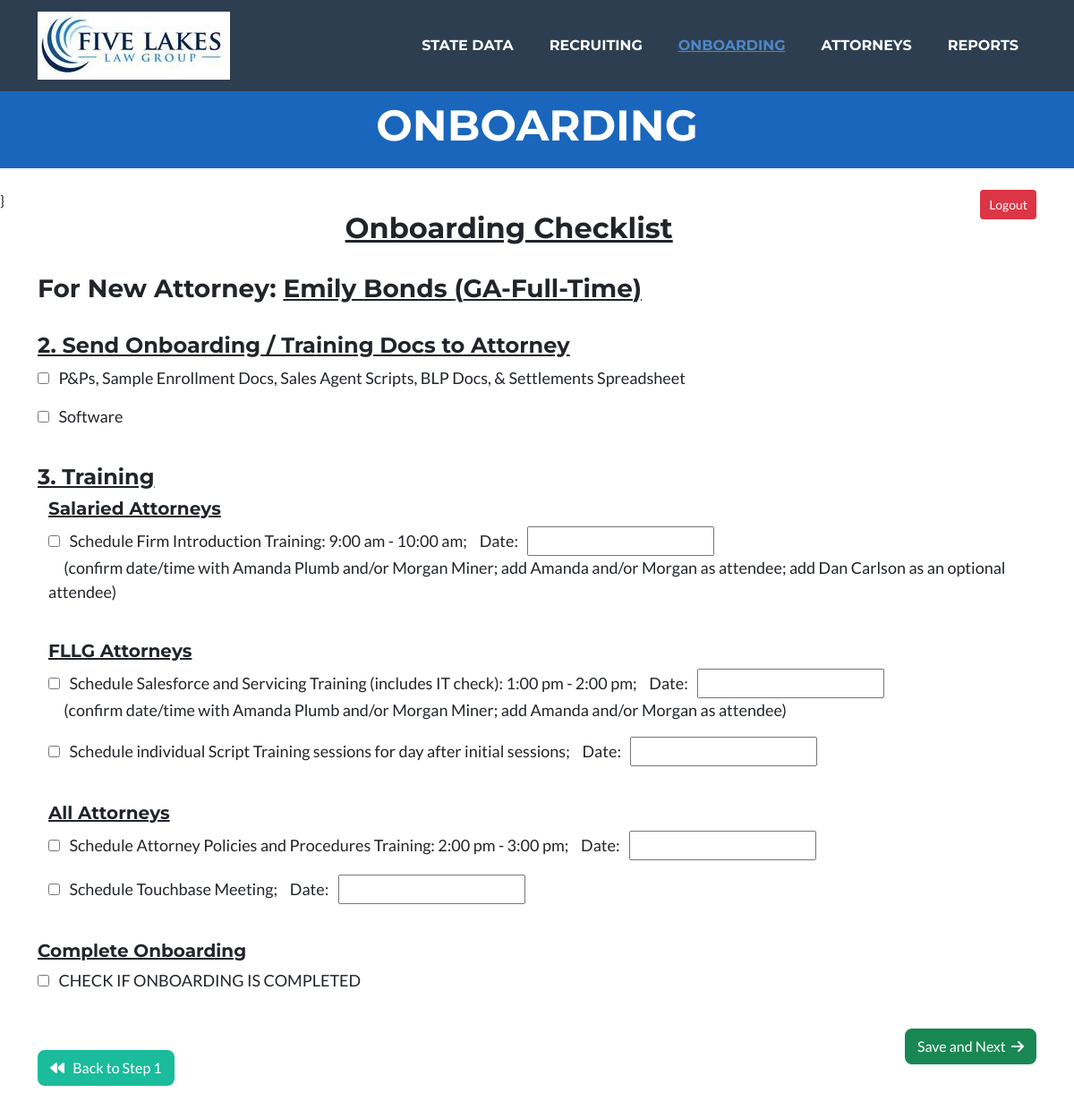
Screenshot of /onboarding/onboarding_detail2/27/ (signed in) with the database file from the repository.
### attorneys/models.py (models this page shows, shortened)
class Employee(models.Model):
    class Meta:
        verbose_name = "Employee"
        verbose_name_plural = "Employees"
    states = State.objects.order_by('state_abbrev')
    STATE_CHOICES = []
    for state in states:
        each_state = (state.state_abbrev, state.state_abbrev)
        STATE_CHOICES.append(each_state)
    states_list = State.objects.all().order_by('manager')
    temp_list = []
    for state in states_list:
        temp_list.append(state.manager)
    manager_list = list(OrderedDict.fromkeys(temp_list))
    MANAGER_OPTIONS = []
    for manager in manager_list:
        each_manager = (manager, manager)
        MANAGER_OPTIONS.append(each_manager)
    EMPLOYMENT_OPTIONS = [
        ('Full-Time', 'Full-Time'),
        ('Part-Time', 'Part-Time'),
        ('Of Counsel', 'Of Counsel'),
        ('Floater', 'Floater'),
    ]
    SOURCE_OPTIONS = [
        ('Indeed', 'Indeed'),
        ('Linked In', 'Linked In'),
        ('Recruiter', 'Recruiter'),
        ('Employee Referral', 'Employee Referral'),
    ]
    FIRM_OPTIONS = [
        ('Huron Law Group', 'Huron Law Group'),
        ('Five Lakes Law Group', 'Five Lakes Law Group'),
    ]
    GENDER_CHOICES = [
        ('Male', 'Male'),
        ('Female', 'Female')
    ]
    STEP_CHOICES = [
        ('New Resume', 'New Resume'),
        ('Interview1', 'Interview1'),
        ('Interview2', 'Interview2'),
        ('Final', 'Final'),
        ('Open File', 'Open File')
    ]
    PRIORITY_CHOICES = [
        ('Critical', 'Critical'),
        ('High', 'High'),
        ('Medium', 'Medium'),
        ('Low', 'Low'),
    ]
    employee_id = models.BigAutoField("Employee ID", primary_key=True)
    is_active = models.BooleanField("Is Active", default=True, blank=True, null=True)
    state_abbrev = models.CharField("State", max_length=25,
        choices = STATE_CHOICES, blank=False, null=True)
    position = models.CharField("Position", max_length=25,
        choices = EMPLOYMENT_OPTIONS, blank=True, null=False, default="Full-Time")
    salary = models.CharField("Salary", max_length=10, default = "80,000", blank=False, null=False)
    manager = models.CharField("Manager", max_length=50,
        choices = MANAGER_OPTIONS, blank=True, null=False, default="")
    gender = models.CharField("Gender", max_length=10,
        choices = GENDER_CHOICES, blank=False, null=True)
    first_name = models.CharField("First Name", max_length=25, blank=False, null=False)
    middle_name = models.CharField("Middle Name", max_length=25, blank=True, null=False)
    last_name = models.CharField("Last Name", max_length=25, blank=False, null=False)
    phone = models.CharField("Phone Number", max_length=15, blank=True, null=True)
    email = models.EmailField("Email", max_length=254, blank=True, null=True)
    five_lakes_firm = models.BooleanField("Five Lakes Law Group", default=True)
    huron_firm = models.BooleanField("Huron Law Group", default=False)
    resume = models.FileField(upload_to='resumes/', blank=True, null=True)
    hire_date = models.DateField("Start Date", max_length=255, blank=True, null=True)
    start_date = models.DateField("Start Date", max_length=255, blank=True, null=True)
    onboarding_step = models.CharField("Last Name", max_length=50, blank=True, null=True)
    onboarding_complete = models.BooleanField("Onboarding Complete", default=False)
    priority = models.CharField("Criticality Level", max_length=10,
        choices = PRIORITY_CHOICES, default="Low", blank=False, null=True)
    prev_page = models.CharField("Last Name", max_length=100, blank=True, null=True)

### onboarding/models.py (models this page shows, shortened)
class Onboarding_Detail_Model(models.Model):
    class Meta:
        verbose_name = "Onboarding Detail"
        verbose_name_plural = "Onboarding Detail"
    MANAGER_OPTIONS  = get_managers
    employee_id = models.OneToOneField(Employee, on_delete=models.CASCADE)
    add_attorney_more = models.BooleanField("Add additional employee data", default=False)
    pause_job = models.BooleanField("Pause job posting; review and save pending resumes (if needed)", default=False)
    send_onboarding_email = models.BooleanField("Send onboarding email to: ", default=False)
    add_to_spreadsheet = models.BooleanField("Add to spreadsheet", default=False)
    send_spreadsheet = models.BooleanField("Send spreadsheet", default=False)
    save_license = models.BooleanField("Save bar license", default=False)
    save_offer_letter = models.BooleanField("Save Offer Letter", default=False)
    puzzle_form = models.BooleanField("Complete Puzzle HR Form", default=False)
    include_note = models.BooleanField("Include Note", default=False)
    attach_copy_letter = models.BooleanField("Attach copy of offer letter", default=False)
    employee_referral_form = models.BooleanField("Attach employee referral program form", default=False)
    return_ICA = models.BooleanField("Return fully executed ICAs to attorney", default=False)
    notify_Huron = models.BooleanField("Notify Laura Pina of new attorney start date", default=False)
    send_pp_docs = models.BooleanField("Send onboarding documents to attorney", default=False)
    send_software_docs = models.BooleanField("Send software documents to attorney", default=False)
    intro_training = models.BooleanField("Schedule firm introduction training", default=False)
    intro_training_date = models.DateField("Intro Training Date", max_length=25, blank=True, null=True)
    salesforce_training = models.BooleanField("Schedule Salesforce and Servicing Training", default=False)
    salesforce_training_date = models.DateField("Salesforce and Servicing Training Date", max_length=25, blank=True, null=True)
    script_training = models.BooleanField("Schedule Individual Script Training", default=False)
    script_training_date = models.DateField("Individual Script Training Date", max_length=25, blank=True, null=True)
    attorney_pp_training = models.BooleanField("Schedule Attorney Policies and Procedures Training", default=False)
    attorney_pp_date = models.DateField("Individual Script Training Date", max_length=25, blank=True, null=True)
    touchbase_meeting = models.BooleanField("Schedule Touch Base Meeting", default=False)
    touchbase_date = models.DateField("Touch Base Date", max_length=25, blank=True, null=True)
    onboarding_completed = models.BooleanField("Save Bar License", default=False)

### onboarding/views.py (the view)
# urls.py: path('onboarding_detail2/<pk>/', views.onboarding_detail2, name="onboarding_detail2"),
@login_required(login_url=reverse_lazy('login'))
def onboarding_detail2(request, pk=None):
    context = {'title': 'Onboarding'}
    employee = Employee.objects.get(employee_id=pk)
    context.update({'employee': employee})
    onboarding_checklist = Onboarding_Detail_Model.objects.get_or_create(employee_id_id=pk)
    if request.method == "POST":
        form = Onboarding_Form2(request.POST, instance=onboarding_checklist[0])
        if form.is_valid():
            obj = form.save(commit=False)
            obj.employee_id_id = pk
            if obj.send_pp_docs and obj.send_software_docs:
                employee.onboarding_step = "Schedule Training"
            elif obj.send_onboarding_email and (obj.puzzle_form or obj.return_ICA or obj.notify_Huron):
                employee.onboarding_step = "Send Onboarding / Training Docs"
            else:
                employee.onboarding_step = "Administrative Tasks"
            obj.save()
            if obj.onboarding_completed:
                employee.onboarding_complete = True
                employee.save()
                return HttpResponseRedirect(reverse_lazy('attorneys'))
            employee.save()
            return HttpResponseRedirect(reverse_lazy('onboarding'))
        else:
            print(form.errors)
            return HttpResponseRedirect(reverse_lazy('onboarding_detail', kwargs={'pk': pk}), context)
    else:
        if onboarding_checklist[1]:
            onboarding_form = Onboarding_Form()
        else:
            onboarding_form = Onboarding_Form2(instance=onboarding_checklist[0])
        context.update({'onboarding_form': onboarding_form})
        onboarding_email = "mailto:attorneyonboarding@huronlawgroup.com"
        context.update({'onboarding_email': onboarding_email})
        return render(request, 'templates/onboarding/onboarding_detail2.html', context)

### onboarding/forms.py
class Onboarding_Form2(ModelForm):
    class Meta:
        model = Onboarding_Detail_Model
        fields = ['send_pp_docs', 'send_software_docs', 'intro_training',
                  'intro_training_date', 'salesforce_training', 'salesforce_training_date',
                  'script_training', 'script_training_date', 'attorney_pp_training', 'attorney_pp_date',
                  'touchbase_meeting', 'touchbase_date', 'onboarding_completed',]

### FiveLakes/templates/onboarding/onboarding_detail2.html (shortened to what this page needs)
{% extends 'templates/index.html' %}
{% load crispy_forms_tags %}
{% load static %}
{% block menu %}
<div class="collapse navbar-collapse" id="navbarResponsive">
    <ul class="navbar-nav ms-auto">
        <li class="nav-item mx-0 mx-lg-1"><a class="nav-link py-3 px-0 px-lg-3 rounded" href="{% url 'states' %}">State Data</a></li>
        <li class="nav-item mx-0 mx-lg-1"><a class="nav-link py-3 px-0 px-lg-3 rounded" href="{% url 'recruiting' %}">Recruiting</a></li>
        <li class="nav-item mx-0 mx-lg-1"><a class="nav-link py-3 px-0 px-lg-3 rounded active" href="{% url 'onboarding' %}">Onboarding</a></li>
        <li class="nav-item mx-0 mx-lg-1"><a class="nav-link py-3 px-0 px-lg-3 rounded" href="{% url 'attorneys' %}">Attorneys</a></li>
        <li class="nav-item mx-0 mx-lg-1"><a class="nav-link py-3 px-0 px-lg-3 rounded" href="#reports">Reports</a></li>
    </ul>
</div>
{% endblock menu %}
{% block header %}
<header class="masthead bg-primary text-white text-center">
    <div class="container d-flex align-items-center flex-column">
        <h4 class="masthead-heading text-uppercase mb-0">Onboarding</h4>
    </div>
</header>
{% endblock header %}
{% block content %}}
    <div class="container">
        <h2 class="text-center"><u>Onboarding Checklist</u></h2>
        <br>
        <h3>For New Attorney: <u>{{ employee.first_name }} {{  employee.last_name }} ({{ employee.state_abbrev }}-{{ employee.position }})</u></h3>
    <br>
        <form method="post" enctype="multipart/form-data">
            <h4><u>2.  Send Onboarding / Training Docs to Attorney</u></h4>
            <div class="form-selection">
                <p style="font-size: large">{{ onboarding_form.send_pp_docs }}&nbsp;&nbsp;&nbsp;P&Ps, Sample Enrollment Docs, Sales Agent Scripts, BLP Docs, & Settlements Spreadsheet</p>
                <p style="font-size: large">{{ onboarding_form.send_software_docs }}&nbsp;&nbsp;&nbsp;Software</p>
            <br>
                <h4><u>3.  Training</u></h4>
                <div class="container">
                    <h5><u>     Salaried Attorneys</u></h5>
                    <p style="font-size: large">{{ onboarding_form.intro_training }}&nbsp;&nbsp;&nbsp;Schedule Firm Introduction Training: 9:00 am - 10:00 am;
                        &nbsp;&nbsp;&nbsp;Date: &nbsp;&nbsp;{{ onboarding_form.intro_training_date }}<br>
                        &nbsp;&nbsp;&nbsp;&nbsp;&nbsp;(confirm date/time with Amanda Plumb and/or Morgan Miner; add Amanda and/or Morgan as attendee; add Dan Carlson as an optional attendee)</p>
                    <br>
                    <h5><u>     FLLG Attorneys</u></h5>
                    <p style="font-size: large">{{ onboarding_form.salesforce_training }}&nbsp;&nbsp;&nbsp;Schedule Salesforce and Servicing Training (includes IT check): 1:00 pm - 2:00 pm;
                        &nbsp;&nbsp;&nbsp;Date: &nbsp;&nbsp;{{ onboarding_form.salesforce_training_date }}<br>
                        &nbsp;&nbsp;&nbsp;&nbsp;&nbsp;(confirm date/time with Amanda Plumb and/or Morgan Miner; add Amanda and/or Morgan as attendee)</p>
                    <p style="font-size: large">{{ onboarding_form.script_training }}&nbsp;&nbsp;&nbsp;Schedule individual Script Training sessions for day after initial sessions;
                        &nbsp;&nbsp;&nbsp;Date: &nbsp;&nbsp;{{ onboarding_form.salesforce_training_date }}</p>
                    <br>
                    <h5><u>     All Attorneys</u></h5>
                    <p style="font-size: large">{{ onboarding_form.attorney_pp_training }}&nbsp;&nbsp;&nbsp;Schedule Attorney Policies and Procedures Training: 2:00 pm - 3:00 pm;
                        &nbsp;&nbsp;&nbsp;Date: &nbsp;&nbsp;{{ onboarding_form.attorney_pp_date }}</p>
                    <p style="font-size: large">{{ onboarding_form.touchbase_meeting }}&nbsp;&nbsp;&nbsp;Schedule Touchbase Meeting;
                        &nbsp;&nbsp;&nbsp;Date: &nbsp;&nbsp;{{ onboarding_form.touchbase_date }}</p>
                    <br>
                </div>
                    <h5><u>     Complete Onboarding</u></h5>
                    <p style="font-size: large">{{ onboarding_form.onboarding_completed }}&nbsp;&nbsp;&nbsp;CHECK IF ONBOARDING IS COMPLETED</p>
                </div>
                <br>
                <div style="text-align: center">
                    <button type="submit" class="btn btn-success" style="float: right">Save and Next&nbsp;&nbsp<i class="fa-solid fa-arrow-right"></i></button>
                </div>
                <br>
            </form>
            <a href="{% url 'onboarding_detail' pk=employee.employee_id %}">
                <button class="btn btn-primary" type="submit" style="float: left"><i class="fa-solid fa-backward" aria-hidden="true"></i>&nbsp;&nbsp;&nbsp;Back to Step 1</button>
            </a>
            <br><br>
    </div>
    <br><br>
{% endblock content %}

### rows the page displays
Employee: first_name "Emily", last_name "Bonds", state_abbrev "GA", position "Full-Time"
